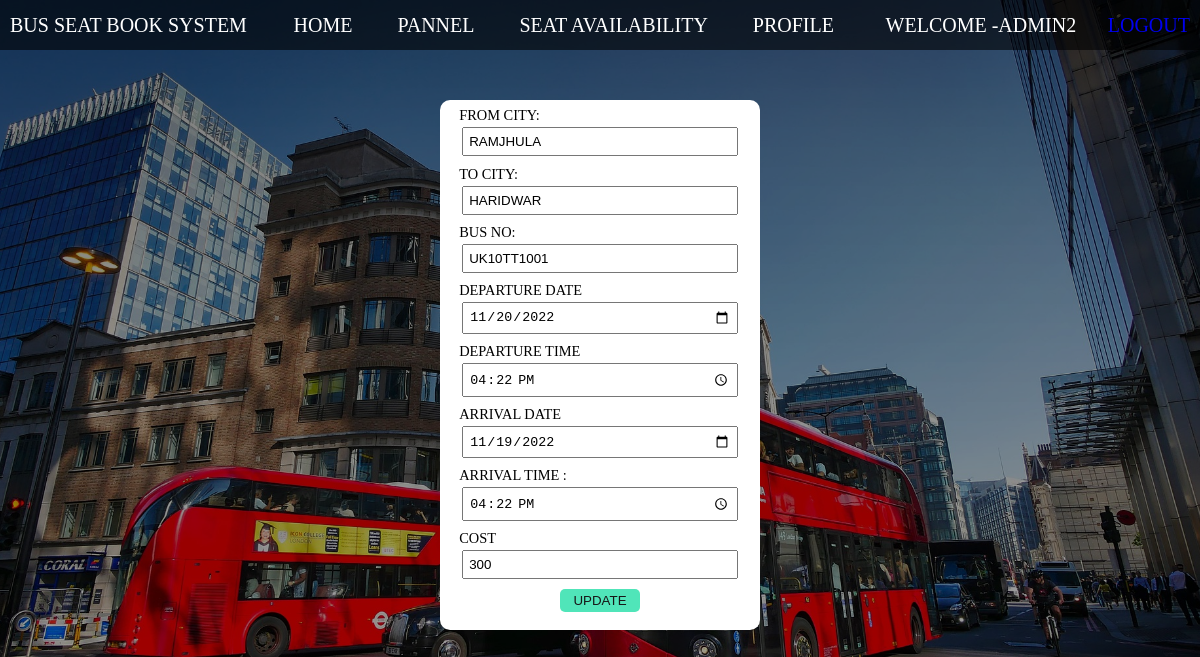
/update.php?id=38 (signed in), run on the app's committed database.
### tables this page shows
CREATE TABLE `routes` (
  `id` int(100) NOT NULL,
  `route_id` varchar(255) NOT NULL,
  `bus_no` varchar(155) NOT NULL,
  `fromcity` varchar(255) NOT NULL,
  `tocity` varchar(255) NOT NULL,
  `route_cities` varchar(255) NOT NULL,
  `route_dep_date` date NOT NULL,
  `route_dep_time` time NOT NULL,
  `route_arr_date` date NOT NULL,
  `route_arr_time` time NOT NULL,
  `cost` int(100) NOT NULL,
  `route_created` datetime NOT NULL DEFAULT current_timestamp()
);

### update.php (the view, shortened to what this page needs)
<?php
if (strlen($_SESSION['Adminname']) == 0) {
  header("location:admin.php");
} else {
?>
  <!DOCTYPE html>
  <html lang="en">
  <head>
    <link rel="stylesheet" href="./css/style.css">
  </head>
  <body>
    <?php require  "partials/_navbaradmin.php"; ?>
    <section class="container">
      <div class="update-box">
        <?php
        $id = $_GET['id'];
        $query = "SELECT * FROM `routes` WHERE `id` = $id";
        $resultdata = mysqli_query($conn, $query);
        while ($row = mysqli_fetch_assoc($resultdata)) {
          $fromcity = $row["fromcity"];
          $tocity = $row["tocity"];
          $busno = $row["bus_no"];
          $route_dep_date = $row["route_dep_date"];
          $route_dep_time = $row['route_dep_time'];
          $route_arr_date = $row["route_arr_date"];
          $route_arr_time = $row['route_arr_time'];
          $cost = $row["cost"];
        }
        ?>
        <form action="update.php" method="post">
          <div>
            <label for="fromcity"> From City:</label>
            <input type="text" id="fromcity" name="fromcity" value="<?php echo $fromcity ?>" class="pop-intext">
          </div>
          <div>
            <label for="tocity"> To City:</label>
            <input type="text" id="tocity" name="tocity" value="<?php echo $tocity ?>" class="pop-intext">
          </div>
          <div>
            <label for="busno">Bus no:</label>
            <input type="text" name="busno" id="busno" value="<?php echo $busno ?>" readonly>
          </div>
          <div>
            <label for="dep_date"> DEPARTURE DATE</label>
            <input type="date" name="dep_date" id="dep_date" value="<?php echo $route_dep_date ?>" required>
          </div>
          <div>
            <label for="time">DEPARTURE TIME </label>
            <input type="time" id="time" name="dep_time" value="<?php echo $route_dep_time ?>" class="pop-intext">
          </div>
          <div>
            <label for="dur_time">ARRIVAL DATE </label>
            <input type="date" id="arr_date" name="arr_date" value="<?php echo $route_arr_date ?>" required>
          </div>
          <div>
            <label for="arr_time">ARRIVAL TIME :</label>
            <input type="time" id="time" name="arr_time" value="<?php echo $route_arr_time ?>" class="pop-intext">
          </div>
          <div>
            <label for="cost"> cost</label>
            <input type="number" id="cost" name="cost" value="<?php echo $cost ?>" class="pop-intext">
          </div>
          <div id="update-btn">
            <button type="submit" id="edit_btn" value="edit" name="edit">UPDATE</button>
          </div>
        </form>
      </div>
    </section>
  </body>
  </html>
<?php
};
?>

### css/style.css (style rules this page uses)
* { box-sizing: border-box; margin: 0px; padding: 0px; }
body { overflow-x: hidden; }
input[type="date"] { color: rgb(0, 0, 0); }
input[type="time"] { color: rgb(0, 0, 0); }
body { background: linear-gradient(rgba(0, 0, 0, 0.507),rgba(0, 0, 0, 0.374)), url('../image/newbus.jpg') no-repeat center center fixed; background-size: cover; }
.container { height: 77vh; display: flex; justify-content: center; align-items: center; }
.update-box { position: absolute; top: 100px; width: 20rem; height: 33.1rem; padding: 4px 16px; border-radius:10px; background-color: rgb(255, 255, 255); text-transform: uppercase; font-size:0.9rem; }
.update-box form div { padding: 0.2rem; display: flex; flex-direction: column; }
.update-box input { padding: 5px; margin: 3px; }
.update-box #edit_btn { padding: 4px; width: 5rem; margin: 0 auto; background-color: #50e5b9; border: none; border-radius: 5px; color: rgb(23, 22, 22); }

### data on the page
routes: fromcity "RAMJHULA", tocity "HARIDWAR", busno "UK10TT1001", dep_date "11/20/2022", dep_time "16:22:00", arr_date "11/19/2022", arr_time "16:22:00", cost "300"

### other printed values
$_SESSION["Adminname"] "ADMIN2"
